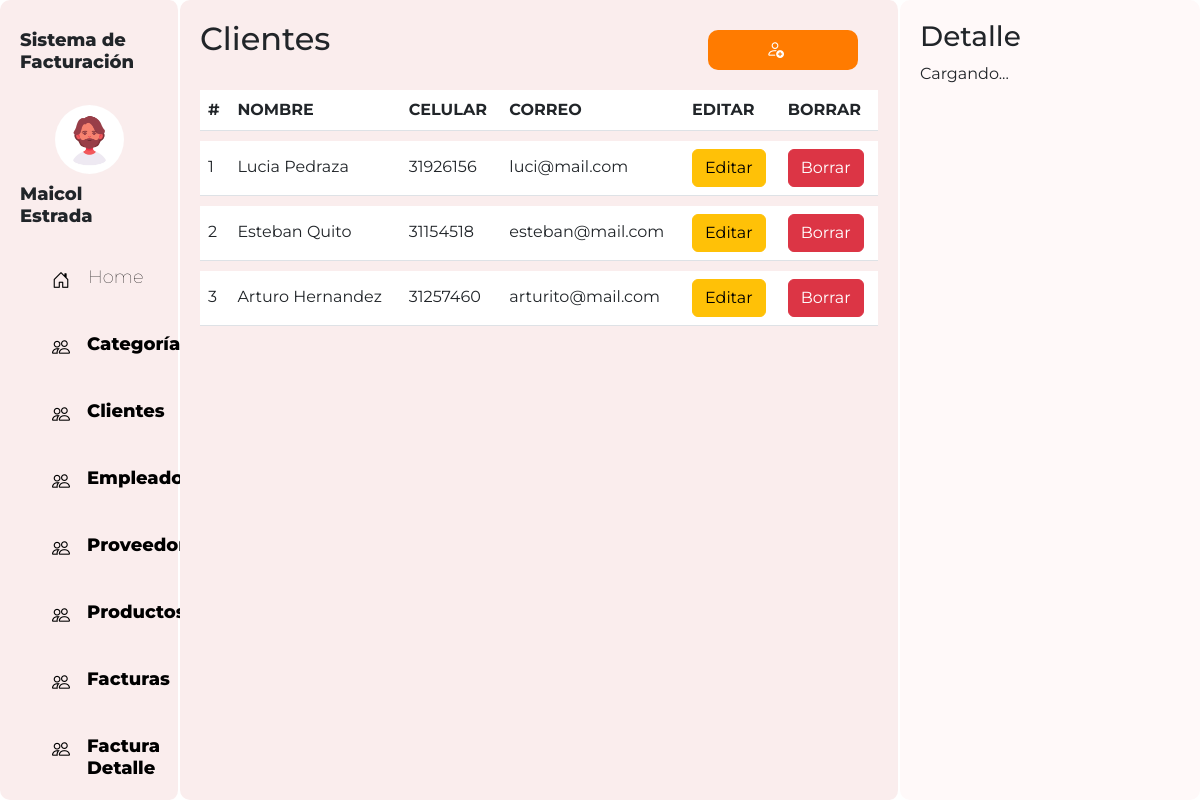
The app's page /clientes/clientes.php with its own data.
### tables this page shows
CREATE TABLE clientes(
    clt_id INT PRIMARY KEY AUTO_INCREMENT,
    clt_nombre VARCHAR(255) NOT NULL,
    clt_celular INT NOT NULL,
    clt_correo VARCHAR(225)
);

### config/conexion.php (called while the page is built, shortened)
<?php
abstract class Conectar{
    public function __construct($dbCnx=""){
        $this->dbCnx = new PDO(DB_TYPE.":host=".DB_HOST.";dbname=".DB_NAME, DB_USER, DB_PWD, [PDO::ATTR_DEFAULT_FETCH_MODE => PDO::FETCH_ASSOC]);
    }
}

### clientes/conectClientes.php (called while the page is built, shortened)
<?php
require_once("../config/conexion.php");
class Cliente extends Conectar{
    public function obtainAll(){
        try {
            $stm = $this->dbCnx->prepare("SELECT * FROM clientes");
            $stm->execute();
            return $stm->fetchAll();
        } catch (Exception $e) {
            return $e->getMessage();
        }
    }
}

### clientes/clientes.php (the view, shortened to what this page needs)
<?php
require_once("conectClientes.php");
$data = new Cliente;
$allCustomers = $data->obtainAll();
?>
<!DOCTYPE html>
<html>
<head>
  <link rel="stylesheet" href="https://cdn.jsdelivr.net/npm/bootstrap-icons@1.10.5/font/bootstrap-icons.css">
  <link href="https://cdn.jsdelivr.net/npm/bootstrap@5.3.0-alpha3/dist/css/bootstrap.min.css" rel="stylesheet"
>
  <link rel="stylesheet" type="text/css" href="../css/pagina.css">
</head>
<body>
  <div class="contenedor">
    <div class="parte-izquierda">
      <div class="perfil">
        <h3 style="margin-bottom: 2rem;">Sistema de Facturación</h3>
        <img src="../css/avatar.png" alt="" class="imagenPerfil">
        <h3>Maicol Estrada</h3>
      </div>
      <div class="menus">
        <a href="../home/home.php" style="display: flex;gap:2px;">
            <i class="bi bi-house-door"> </i>
            <h3 style="margin: 0px;">Home</h3>
          </a>
          <a href="../categorias/categorias.php" style="display: flex;gap:1px;">
            <i class="bi bi-people"></i>
            <h3 style="margin: 0px;font-weight: 800;">Categorías</h3>
          </a>
          <a href="../clientes/clientes.php" style="display: flex;gap:1px;">
            <i class="bi bi-people"></i>
            <h3 style="margin: 0px;font-weight: 800;">Clientes</h3>
          </a>
          <a href="../empleados/empleados.php" style="display: flex;gap:1px;">
            <i class="bi bi-people"></i>
            <h3 style="margin: 0px;font-weight: 800;">Empleados</h3>
          </a>
          <a href="../proveedores/proveedores.php" style="display: flex;gap:1px;">
            <i class="bi bi-people"></i>
            <h3 style="margin: 0px;font-weight: 800;">Proveedores</h3>
          </a>
          <a href="../productos/productos.php" style="display: flex;gap:1px;">
            <i class="bi bi-people"></i>
            <h3 style="margin: 0px;font-weight: 800;">Productos</h3>
          </a>
          <a href="../facturas/facturas.php" style="display: flex;gap:1px;">
            <i class="bi bi-people"></i>
            <h3 style="margin: 0px;font-weight: 800;">Facturas</h3>
          </a>
          <a href="../detailFactura/detailFactura.php" style="display: flex;gap:1px;">
            <i class="bi bi-people"></i>
            <h3 style="margin: 0px;font-weight: 800;">Factura Detalle</h3>
          </a>
      </div>
    </div>
    <div class="parte-media">
      <div style="display: flex; justify-content: space-between;">
        <h2>Clientes</h2>
        <button class="btn-m" data-bs-toggle="modal" data-bs-target="#registrarEstudiantes"><i class="bi bi-person-add " style="color: rgb(255, 255, 255);" ></i></button>
      </div>
      <div class="menuTabla contenedor2">
        <table class="table table-custom ">
          <thead>
            <tr>
              <th scope="col">#</th>
              <th scope="col">NOMBRE</th>
              <th scope="col">CELULAR</th>
              <th scope="col">CORREO</th>
              <th scope="col">EDITAR</th>
              <th scope="col">BORRAR</th>
            </tr>
          </thead>
          <tbody class="" id="tabla">
          <?php
          foreach ($allCustomers as $key => $customer) {
          ?>
            <tr>
              <td><?=$customer['clt_id']?></td>
              <td><?=$customer['clt_nombre']?></td>
              <td><?=$customer['clt_celular']?></td>
              <td><?=$customer['clt_correo']?></td>
              <td><a class="btn btn-warning" href="editarClientes.php?id=<?=$customer['clt_id']?>">Editar</a></td>
              <td><a class="btn btn-danger" href="borrarClientes.php?id=<?=$customer['clt_id']?>&req=delete">Borrar</a></td>
            </tr>
          <?php
          }
          ?>
          </tbody>
        </table>
      </div>
    </div>
    <div class="parte-derecho " id="detalles">
      <h3>Detalle</h3>
      <p>Cargando...</p>
    </div>
</body>
</html>

### css/pagina.css (style rules this page uses)
body { font-family: 'Montserrat', sans-serif; height: 100%; overflow: hidden; }
.contenedor { display: flex; flex-direction: row; height: 100vh; margin: 0; }
.contenedor2 { overflow: auto; height: calc(100vh - 100px); }
.parte-media { background-color: #faeded; width: 60%; padding: 20px; border-radius: 10px; border-right: 2px solid rgb(255, 255, 255); }
.parte-derecho { background-color: #fff9f9; width: 25%; padding: 20px; border-radius: 10px; }
.imagenPerfil { border-radius: 100%; width: 50%; height: 50%; }
.perfil { display: flex; justify-content: center; align-items: center; flex-direction: column; font-size:large; font-weight: 800; }
.perfil h3 { font-size:large; font-weight: 800; margin-top: 10px; }
a { text-decoration: none; font-weight: lighter; color: black; }
.menus { padding-left: 2rem; margin-top: 2rem; display: flex; flex-direction: column; justify-content: center; gap: 40px; }
.menus h3 { font-weight: lighter; font-size:large }
i { margin-right: 1rem; font-size: large; }
.btn-m { border: none; background: none; box-shadow: none; outline: none; margin: 10px 20px 10px 20px; width: 150px; height: 40px; object-fit: cover; background-color: rgb(255, 123, 0); text-decoration: none; border-radius: 10PX; color: #fff9f9; font-weight: 800; }
.table>tbody { vertical-align: sub !important; }
.table-custom { border-collapse: separate; border-spacing: 0 10px; }
.table-custom tbody tr { background-color: #f0f0f0; border-radius: 15px; }
.parte-izquierda { background-color: #faeded; width: 15%; border-right: 2px solid rgb(255, 255, 255); padding: 20px; border-radius: 10px; }

### records on screen
clientes: clt_id "1", clt_nombre "Lucia Pedraza", clt_celular "31926156", clt_correo "luci@mail.com"
clientes: clt_id "2", clt_nombre "Esteban Quito", clt_celular "31154518", clt_correo "esteban@mail.com"
clientes: clt_id "3", clt_nombre "Arturo Hernandez", clt_celular "31257460", clt_correo "arturito@mail.com"
